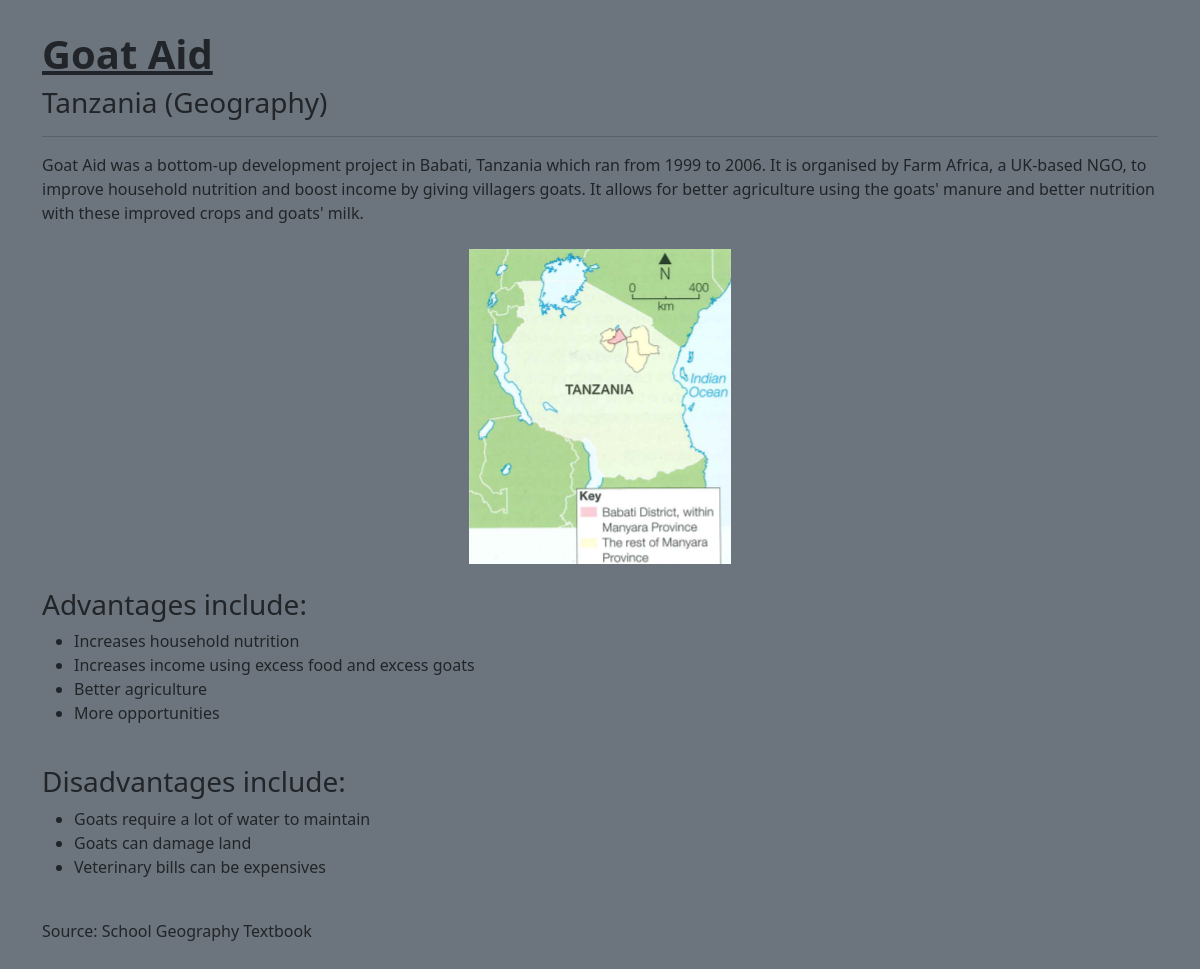
The app's page /factFile?id=3 with its own data.
### tables this page shows
CREATE TABLE factfiles (id INTEGER, subj TEXT, topic TEXT, title TEXT, filename TEXT, content TEXT, PRIMARY KEY (id));

### application.py (the view)
@app.route("/factFile")
def factfile(): # Display fact file
    if not (id := request.args.get("id")): return redirect("/factSearch") # Check if id exists
    try: id = int(id) # Convert if to int
    except: return redirect("/factSearch")
    if len(rows := db.execute("SELECT * FROM factfiles WHERE id = ?", id)) != 1: return "Bad ID" # Check if id exists
    return render_template("factfile.html", **rows[0])

### templates/factfile.html (shortened to what this page needs)
{% extends "layout.html" %}
{% block body %}
    <div style="text-align: left; margin-bottom: 30px;">
        <h1><b><u>{{ title }}</u></b></h1>
        <h3>{{ topic | capitalize }} ({{ subj | capitalize }})</h3>
        <hr>
        {{ content | safe }}
    </div>
{% endblock %}

### templates/layout.html (shortened to what this page needs)
<!DOCTYPE html>
<html>
    <head>
        <link href="https://cdn.jsdelivr.net/npm/bootstrap@5.1.3/dist/css/bootstrap.min.css" rel="stylesheet">
    </head>
    <body class="container bg-secondary" style="text-align: center; margin-top: 30px;">
        {% block body %}{% endblock %}
    </body>
</html>

### templates/factfile.html (style rules this page uses)
.center { display: block; margin-left: auto; margin-right: auto; }

### records on screen
factfiles: title "Goat Aid", topic "Tanzania", subj "Geography", content "Goat Aid was a bottom-up development project in Babati, Tanzania which ran from 1999 to 2006. It is organised by Farm Africa, a UK-based NGO, to improve household nutrition and boost income by giving villagers goats. It allows for better agriculture using the goats' manure and better nutrition with these improved crops and goats' milk. Advantages include: Increases household nutrition Increases income using excess food and excess goats Better agriculture More opportunities Disadvantages include: Goats require a lot of water to maintain Goats can damage land Veterinary bills can be expensives Source: School Geography Textbook", content (picture)
